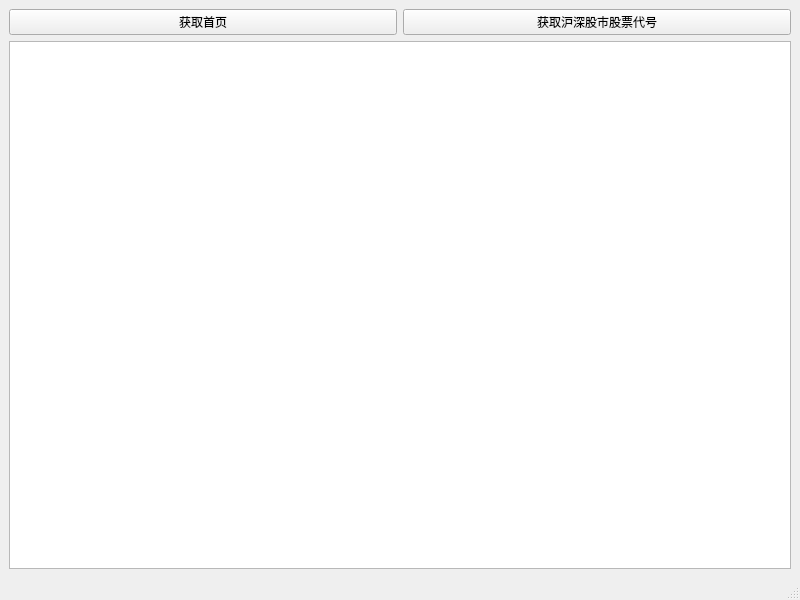
<?xml version="1.0" encoding="UTF-8"?>
<ui version="4.0">
 <class>GetStockList</class>
 <widget class="QMainWindow" name="GetStockList">
  <property name="geometry">
   <rect>
    <x>0</x>
    <y>0</y>
    <width>800</width>
    <height>600</height>
   </rect>
  </property>
  <property name="windowTitle">
   <string>MainWindow</string>
  </property>
  <widget class="QWidget" name="centralwidget">
   <layout class="QGridLayout" name="gridLayout">
    <item row="0" column="0">
     <layout class="QHBoxLayout" name="horizontalLayout">
      <item>
       <widget class="QPushButton" name="pushButton_get">
        <property name="text">
         <string>获取首页</string>
        </property>
       </widget>
      </item>
      <item>
       <widget class="QPushButton" name="pushButton_get_2">
        <property name="text">
         <string>获取沪深股市股票代号</string>
        </property>
       </widget>
      </item>
     </layout>
    </item>
    <item row="1" column="0">
     <widget class="QTableView" name="tableView"/>
    </item>
   </layout>
  </widget>
  <widget class="QMenuBar" name="menubar">
   <property name="geometry">
    <rect>
     <x>0</x>
     <y>0</y>
     <width>800</width>
     <height>26</height>
    </rect>
   </property>
  </widget>
  <widget class="QStatusBar" name="statusbar"/>
 </widget>
 <resources/>
 <connections/>
</ui>
